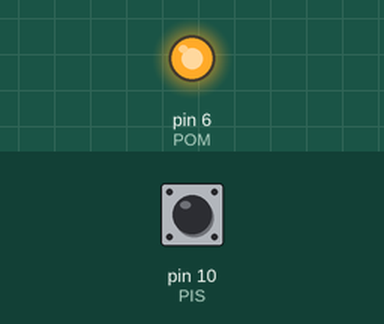
Simulated run of this sketch. Board: Arduino Uno, built with avr-gcc and run on an emulated ATmega328P. Parts: output pins drawn as LEDs (lit = HIGH). The test bench sets the inputs (shaded band); at power-on: pin 10 (PIS) HIGH.

Above: at 1.2 s.
1.3 s: pin 10 (PIS) pulled LOW for 0.15 s
At 1.37 s:
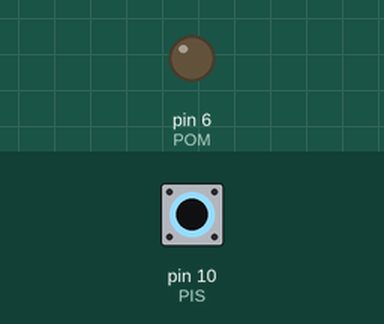
2.9 s: pin 10 (PIS) pulled LOW for 3.2 s
At 6.6 s:
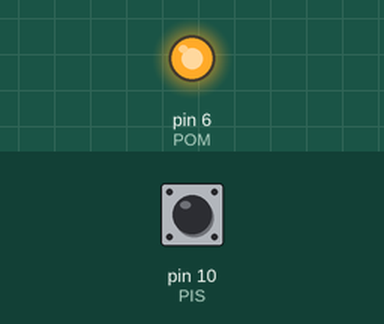
Timing chart, 0 to 8.1 s (numbered marks = the images above; inputs shaded):
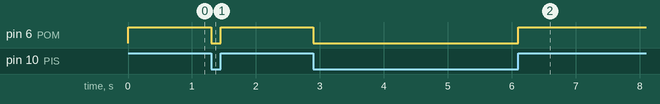

The sketch:

DC_Motor_with_Relay__Code_.ino
```cpp
#define POM 6       // The output pin that attached to the transistor.
#define PIS 10    // The input pin that takes the read from the switch to reverse the direction.

void setup()
{
  pinMode(POM, OUTPUT);
  pinMode(PIS, INPUT_PULLUP);
}

void loop()
{
  if (digitalRead(PIS)==1){   // The direction of the motor will be forward
    digitalWrite(POM, 1);
  }

  if (digitalRead(PIS)==0){   // The direction of the motor will be backward
    digitalWrite(POM,0);
  }
}
```

Measured:
- after the input at 1.3 s, pin 6 (POM): HIGH → LOW at once, → HIGH 0.15 s later
- after the input at 2.9 s, pin 6 (POM): HIGH → LOW at once, → HIGH 3.2 s later
